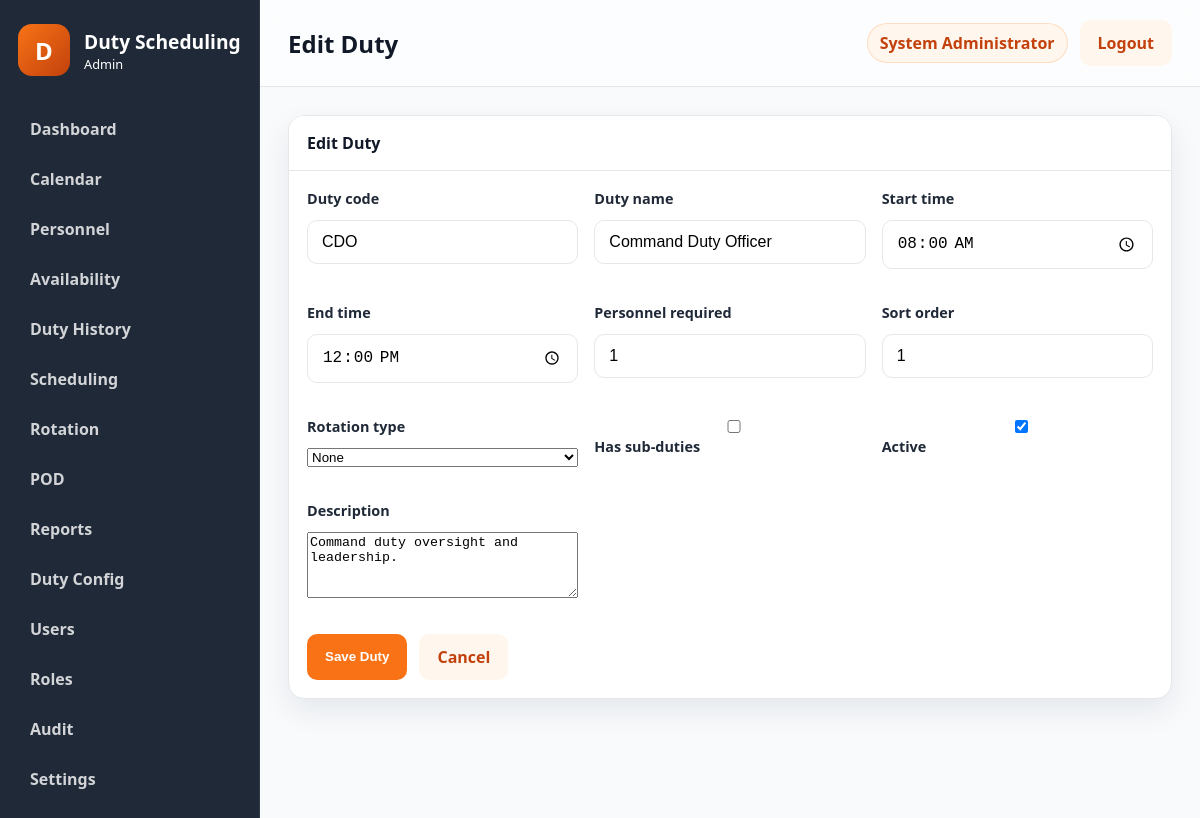
Page /public/?route=duties/edit&id=1 (signed in) on the committed database.
### tables this page shows
CREATE TABLE users (
    id INT NOT NULL AUTO_INCREMENT,
    username VARCHAR(50) NOT NULL,
    password_hash VARCHAR(255) NOT NULL,
    full_name VARCHAR(100) NOT NULL,
    email VARCHAR(100) NULL,
    role_id INT NOT NULL,
    status ENUM('active','inactive') NOT NULL DEFAULT 'active',
    failed_login_attempts INT NOT NULL DEFAULT 0,
    locked_until DATETIME NULL,
    last_login DATETIME NULL,
    created_at TIMESTAMP NOT NULL DEFAULT CURRENT_TIMESTAMP,
    updated_at TIMESTAMP NOT NULL DEFAULT CURRENT_TIMESTAMP ON UPDATE CURRENT_TIMESTAMP,
    PRIMARY KEY (id),
    UNIQUE KEY uk_users_username (username),
    KEY idx_users_role_id (role_id),
    CONSTRAINT fk_users_role_id FOREIGN KEY (role_id) REFERENCES roles (id)
        ON UPDATE CASCADE
        ON DELETE RESTRICT
);

CREATE TABLE duties (
    id INT NOT NULL AUTO_INCREMENT,
    duty_code VARCHAR(20) NOT NULL,
    duty_name VARCHAR(100) NOT NULL,
    description TEXT NULL,
    start_time TIME NULL,
    end_time TIME NULL,
    personnel_required INT NOT NULL DEFAULT 1,
    rotation_type ENUM('none','sequential') NOT NULL DEFAULT 'none',
    has_subduties TINYINT(1) NOT NULL DEFAULT 0,
    sort_order INT NULL,
    is_active TINYINT(1) NOT NULL DEFAULT 1,
    created_at TIMESTAMP NOT NULL DEFAULT CURRENT_TIMESTAMP,
    updated_at TIMESTAMP NOT NULL DEFAULT CURRENT_TIMESTAMP ON UPDATE CURRENT_TIMESTAMP,
    PRIMARY KEY (id),
    UNIQUE KEY uk_duties_duty_code (duty_code),
    KEY idx_duties_rotation_type (rotation_type),
    KEY idx_duties_is_active (is_active)
);

### controllers/DutyController.php (called while the page is built, shortened)
<?php
class DutyController
{
    public function edit(): void
    {
        $id = (int) ($_GET['id'] ?? 0);
        $duty = Duty::findById($id);
        $pageTitle = 'Edit Duty';
        include APP_ROOT . '/views/layouts/layout.php';
    }
}

### public/index.php (called while the page is built, shortened)
<?php
$route = trim((string) ($_GET['route'] ?? ''), " /\t\n\r");
$routeResolver = resolve_route($route);
[$controllerName, $actionName] = $routeResolver;
if ($route !== 'auth/login' && $route !== 'auth/logout' && !is_logged_in()) {
    redirect(APP_PUBLIC_URL . '/?route=auth/login');
}
$controller = new $controllerName();
$controller->{$actionName}();

### core/functions.php (called while the page is built, shortened)
<?php
function normalize_permission(string $permission): string
{
    $normalized = trim(strtolower($permission));
    $normalized = str_replace(':', '.', $normalized);
    $normalized = str_replace('_', '.', $normalized);
    return $normalized;
}
function e(mixed $value): string
{
    return htmlspecialchars((string) $value, ENT_QUOTES, 'UTF-8');
}
function user_has_permission(string $permission): bool
{
    $user = current_user();
    $permissions = $user['permissions'] ?? [];
    return in_array(normalize_permission($permission), $permissions, true);
}

### core/auth.php (called while the page is built, shortened)
<?php
function is_logged_in(): bool
{
    $user = current_user();
    return !empty($user);
}
function current_user(): ?array
{
    $sessionUser = $_SESSION['user'] ?? null;
    $userId = (int) ($_SESSION['user_id'] ?? 0);
    if (is_array($sessionUser) && !empty($sessionUser['id'])) {
        $user = User::findById($userId);
        $role = Role::findById((int) ($user['role_id'] ?? 0));
        $user['role_name'] = $role['role_name'] ?? ($sessionUser['role_name'] ?? '');
        $user['permissions'] = Role::getPermissionsForRoleId((int) ($user['role_id'] ?? 0));
        return $user;
    }
    $user = User::findById($userId);
    $role = Role::findById((int) ($user['role_id'] ?? 0));
    $user['role_name'] = $role['role_name'] ?? '';
    $user['permissions'] = Role::getPermissionsForRoleId((int) ($user['role_id'] ?? 0));
    return $user;
}

### models/User.php (called while the page is built, shortened)
<?php
class User
{
    public static function findById(int $id): ?array
    {
        $pdo = get_db();
        $statement = $pdo->prepare(
            'SELECT u.*, r.role_name, r.permissions AS role_permissions
             FROM users u
             LEFT JOIN roles r ON r.id = u.role_id
             WHERE u.id = :id
             LIMIT 1'
        );
        $statement->execute([':id' => $id]);
        $user = $statement->fetch();
        $user['permissions'] = Role::decodePermissions($user['role_permissions'] ?? '[]');
        return $user;
    }
}

### models/Role.php (called while the page is built, shortened)
<?php
class Role
{
    public static function findById(int $id): ?array
    {
        $pdo = get_db();
        $statement = $pdo->prepare('SELECT * FROM roles WHERE id = :id LIMIT 1');
        $statement->execute([':id' => $id]);
        $role = $statement->fetch();
        return $role ?: null;
    }
    public static function getPermissionsForRoleId(int $roleId): array
    {
        $role = self::findById($roleId);
        return self::decodePermissions($role['permissions'] ?? '[]');
    }
    public static function decodePermissions(mixed $permissions): array
    {
        $values = [];
        if (is_array($permissions)) {
            $values = array_values($permissions);
        } else {
            $decoded = json_decode((string) $permissions, true);
            if (is_array($decoded)) {
                $values = array_values($decoded);
            }
        }
        $normalized = [];
        foreach ($values as $value) {
            $normalized[] = normalize_permission((string) $value);
        }
        return array_values(array_unique($normalized));
    }
}

### models/Duty.php (called while the page is built, shortened)
<?php
class Duty
{
    public static function findById(int $id): ?array
    {
        $pdo = get_db();
        $statement = $pdo->prepare('SELECT * FROM duties WHERE id = :id LIMIT 1');
        $statement->execute([':id' => $id]);
        $duty = $statement->fetch();
        return $duty ?: null;
    }
}

### views/duties/form.php (the view, shortened to what this page needs)
<?php
$duty = $duty ?? null;
?>
<div class="panel">
    <div class="panel-header">
        <span><?= e($pageTitle); ?></span>
    </div>
    <div class="panel-body">
        <form method="post" action="<?= e(APP_PUBLIC_URL . '/?route=duties/save'); ?>" class="stack-form">
            <div class="form-grid">
                <div class="form-group">
                    <label>Duty code</label>
                    <input type="text" name="duty_code" value="<?= e($duty['duty_code'] ?? ''); ?>" required>
                </div>
                <div class="form-group">
                    <label>Duty name</label>
                    <input type="text" name="duty_name" value="<?= e($duty['duty_name'] ?? ''); ?>" required>
                </div>
                <div class="form-group">
                    <label>Start time</label>
                    <input type="time" name="start_time" value="<?= e($duty['start_time'] ?? ''); ?>">
                </div>
                <div class="form-group">
                    <label>End time</label>
                    <input type="time" name="end_time" value="<?= e($duty['end_time'] ?? ''); ?>">
                </div>
                <div class="form-group">
                    <label>Personnel required</label>
                    <input type="number" min="1" name="personnel_required" value="<?= e((string) ($duty['personnel_required'] ?? 1)); ?>">
                </div>
                <div class="form-group">
                    <label>Sort order</label>
                    <input type="number" name="sort_order" value="<?= e((string) ($duty['sort_order'] ?? 0)); ?>">
                </div>
                <div class="form-group">
                    <label>Rotation type</label>
                    <select name="rotation_type">
                        <option value="none" <?= (($duty['rotation_type'] ?? 'none') === 'none') ? 'selected' : ''; ?>>None</option>
                    </select>
                </div>
                <div class="form-group checkbox-group">
                    <label><input type="checkbox" name="has_subduties" <?= (!empty($duty['has_subduties']) || ($duty['has_subduties'] ?? 0) == 1) ? 'checked' : ''; ?>> Has sub-duties</label>
                </div>
                <div class="form-group checkbox-group">
                    <label><input type="checkbox" name="is_active" <?= (($duty['is_active'] ?? 1) == 1) ? 'checked' : ''; ?>> Active</label>
                </div>
                <div class="form-group full-width">
                    <label>Description</label>
                    <textarea name="description" rows="4"><?= e($duty['description'] ?? ''); ?></textarea>
                </div>
            </div>
            <div class="button-row">
                <button type="submit" class="btn btn-primary">Save Duty</button>
                <a class="btn btn-secondary" href="<?= e(APP_PUBLIC_URL . '/?route=duties/index'); ?>">Cancel</a>
            </div>
        </form>
    </div>
</div>

### views/layouts/layout.php (shortened to what this page needs)
<?php
$user = $user ?? current_user();
$pageTitle = $pageTitle ?? 'Dashboard';
$viewFile = $viewFile ?? APP_ROOT . '/views/dashboard/index.php';
?>
<!doctype html>
<html lang="en">
<head>
    <link rel="stylesheet" href="<?= e(APP_PUBLIC_URL . '/assets/css/app.css'); ?>">
    <link rel="stylesheet" href="<?= e(APP_PUBLIC_URL . '/assets/css/print.css'); ?>">
</head>
<body class="app-body">
    <div class="app-shell">
        <?php include APP_ROOT . '/views/layouts/sidebar.php'; ?>
        <main class="main-panel">
            <header class="topbar no-print">
                <div>
                    <h1><?= e($pageTitle); ?></h1>
                </div>
                <div class="topbar-actions">
                    <span class="user-pill"><?= e($user['full_name'] ?? 'Administrator'); ?></span>
                    <a class="btn btn-secondary" href="<?= e(APP_PUBLIC_URL . '/?route=auth/logout'); ?>">Logout</a>
                </div>
            </header>
            <section class="content-area">
                <?php include $viewFile; ?>
            </section>
        </main>
    </div>
</body>
</html>

### public/assets/css/app.css (style rules this page uses)
:root { --primary: #F97316; --primary-dark: #C2410C; --primary-light: #FFF7ED; --dark: #1F2937; --bg: #F8FAFC; --border: #E5E7EB; --text: #111827; --muted: #6B7280; --shadow: 0 12px 30px rgba(15, 23, 42, 0.08); --radius: 16px; --card-bg: #FFFFFF; --danger: #DC2626; --success: #16A34A; --warning: #F59E0B; }
* { box-sizing: border-box; }
html, body { margin: 0; min-height: 100%; font-family: "Segoe UI", Tahoma, Geneva, Verdana, sans-serif; background: var(--bg); color: var(--text); }
body { min-height: 100vh; }
.login-form, .form-group { display: flex; flex-direction: column; gap: 12px; }
.form-group { margin-bottom: 18px; }
label { color: var(--dark); font-weight: 600; font-size: 0.9rem; }
input { width: 100%; padding: 12px 14px; border: 1px solid var(--border); border-radius: 10px; background: #fff; font-size: 1rem; }
.btn { display: inline-flex; align-items: center; justify-content: center; padding: 12px 18px; border: none; border-radius: 10px; text-decoration: none; cursor: pointer; font-weight: 600; transition: opacity 0.2s ease; }
.btn-primary { background: var(--primary); color: #fff; }
.btn-secondary { background: var(--primary-light); color: var(--primary-dark); }
.app-body { background: var(--bg); }
.app-shell { display: flex; min-height: 100vh; }
.main-panel { flex: 1; display: flex; flex-direction: column; }
.topbar { display: flex; align-items: center; justify-content: space-between; padding: 20px 28px; background: rgba(255, 255, 255, 0.6); border-bottom: 1px solid var(--border); backdrop-filter: blur(10px); }
.topbar h1 { margin: 0; font-size: 1.5rem; }
.topbar-actions { display: flex; align-items: center; gap: 12px; }
.user-pill { background: var(--primary-light); color: var(--primary-dark); border: 1px solid rgba(249, 115, 22, 0.2); border-radius: 999px; padding: 8px 12px; font-weight: 600; }
.content-area { padding: 28px; }
.form-grid { display: grid; grid-template-columns: repeat(auto-fit, minmax(220px, 1fr)); gap: 16px; }
.stack-form { display: flex; flex-direction: column; gap: 18px; }
.button-row { display: flex; gap: 12px; flex-wrap: wrap; }
.panel { background: var(--card-bg); border: 1px solid var(--border); border-radius: var(--radius); overflow: hidden; box-shadow: var(--shadow); }
.panel-header { display: flex; align-items: center; justify-content: space-between; padding: 16px 18px; border-bottom: 1px solid var(--border); background: #fff; font-weight: 700; }
.panel-body { padding: 18px; }
.no-print { print-color-adjust: exact; }

### public/assets/css/print.css (style rules this page uses)
body { background: #fff; }

### rows in the picture
users: full_name "System Administrator"
duties: duty_code "CDO", duty_name "Command Duty Officer", start_time "08:00:00", end_time "12:00:00", personnel_required "1", sort_order "1", rotation_type "None", is_active "☑", description "Command duty oversight and leadership."

### other values in the picture
$item['label'] "Dashboard"
$item['label'] "Calendar"
$item['label'] "Personnel"
$item['label'] "Availability"
$item['label'] "Duty History"
$item['label'] "Scheduling"
$item['label'] "Rotation"
$item['label'] "POD"
$item['label'] "Reports"
$item['label'] "Duty Config"
$item['label'] "Users"
$item['label'] "Roles"
$item['label'] "Audit"
$item['label'] "Settings"
$pageTitle "Edit Duty"
